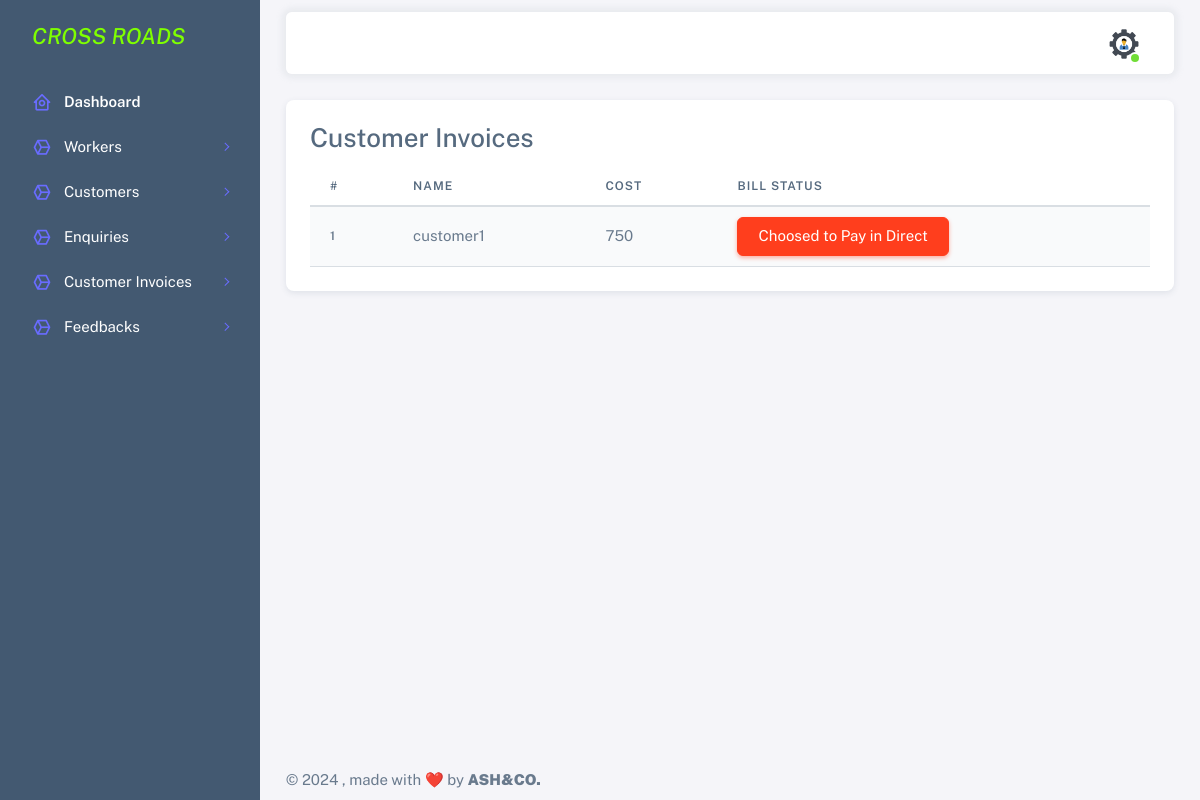
The page /customer-invoice/ (signed in) on the database its author committed.
### customer_app/models.py (models this page shows)
class Request(BaseModel):
    cat=(('two wheeler with gear','two wheeler with gear'),('two wheeler without gear','two wheeler without gear'))
    category=models.CharField(max_length=50,choices=cat)
    vehicle_no=models.PositiveIntegerField(null=False)
    vehicle_name = models.CharField(max_length=40,null=False)
    vehicle_model = models.CharField(max_length=40,null=False)
    vehicle_brand = models.CharField(max_length=40,null=False)
    problem_description = models.CharField(max_length=500,null=False)
    date=models.DateField(auto_now=True)
    cost=models.PositiveIntegerField(null=True)
    customer=models.ForeignKey(User, on_delete=models.CASCADE,null=True,related_name='customer_request')
    mechanic=models.ForeignKey(User,on_delete=models.CASCADE,null=True)
    stat=(('Pending','Pending'),('Approved','Approved'),('Repairing','Repairing'),('Repairing Done','Repairing Done'),('Released','Released'))
    status=models.CharField(max_length=50,choices=stat,default='Pending',null=True)
    bill_status = models.IntegerField(default=0,null=True)
    location = models.CharField(max_length=50,null=True)

### accounts/models.py (models this page shows)
class User(AbstractBaseUser, PermissionsMixin):
    name = models.CharField(max_length=50, blank=True, null=True)
    username = models.CharField(max_length=50, unique=True, null=True)
    email = models.EmailField(max_length=100, null=True)
    role = models.IntegerField(choices=SELECTROLE)
    uid = models.CharField(max_length=500, unique=True, null=True)
    is_admin = models.BooleanField(default=False)
    is_active = models.BooleanField(default=False)
    is_registered = models.BooleanField(default=False)
    date_joined = models.DateTimeField(auto_now_add=True)
    last_login = models.DateTimeField(auto_now_add=True)
    USERNAME_FIELD = 'username'
    REQUIRED_FIELDS=[]
    objects = UserManager()
    def __str__(self):
        return self.username
    class Meta:
        db_table = "user"

### accounts/views.py (the view)
# urls.py: path('customer-invoice/',views.customer_invoice,name='customer-invoice'),
@login_required(login_url='sign-in')
def customer_invoice(request):
    enquiry=Request.objects.all().exclude(status='Pending')
    return render(request,'admintemp/customer_invoice.html',{'enquiry':enquiry})

### templates/admintemp/customer_invoice.html
{% extends 'admintemp/index.html' %}
{% load crispy_forms_tags %}
{% block content %}
<div class="card">
    <div class="card-body">
        <h3 class="card-title">Customer Invoices</h3>
        <table class="table table-striped">
            <thead>
                <tr>
                    <th scope="col">#</th>
                    <th scope="col">Name</th>
                    <th scope="col">Cost</th>
                    <th scope="col">Bill status</th>
                </tr>
            </thead>
            <tbody>
                {% for i in enquiry %}
                <tr>
                    <th scope="row">{{ forloop.counter }}</th>
                    <td>{{i.customer}}</td>
                    <td>{{i.cost}}</td>
                    <td>
                        {% if i.bill_status == 0  %}
                        <button type="button" class="btn btn-primary">Bill Pending</button>
                        {% elif i.bill_status == 1  %}
                        <button type="button" class="btn btn-success">Paid</button>
                        {% elif i.bill_status == 2  %}
                        <button type="button" class="btn btn-danger">Choosed to Pay in Direct</button>
                        {% endif %}
                    </td>
                </tr>
                {% endfor %}
            </tbody>
        </table>
    </div>
</div>
{% endblock %}

### rows shown on the page
Request: customer "customer1", cost "750", bill_status "Choosed to Pay in Direct"
